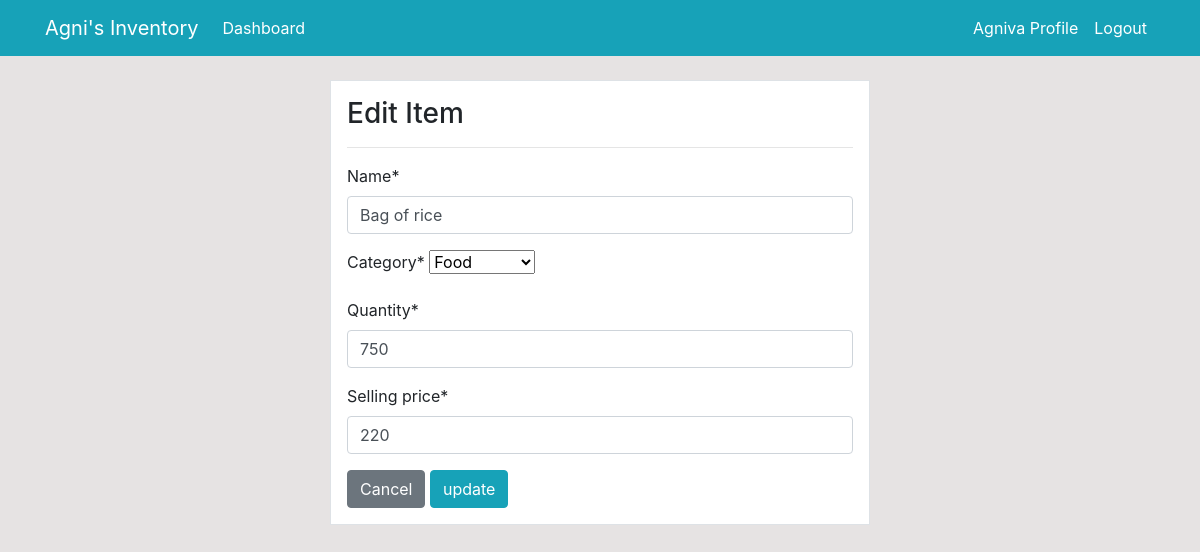
The page /product/update/2/ (signed in) on the database as committed earlier.
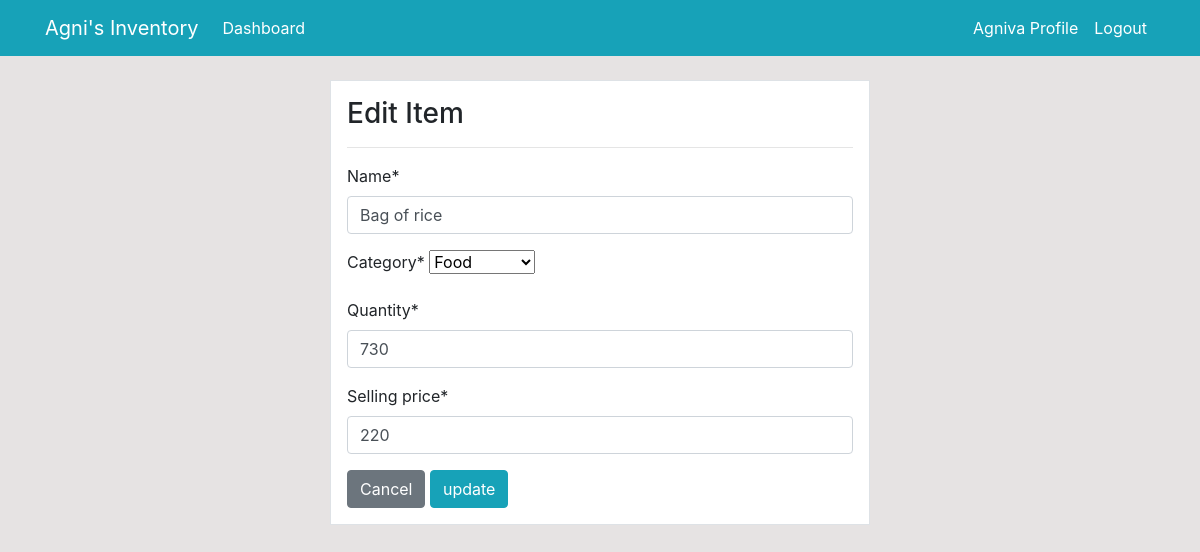
The same page on the database as committed later.
### dashboard/models.py (models this page shows, shortened)
class Product(models.Model):
    name=models.CharField(max_length=100, null=True)
    category=models.CharField(max_length=20, choices=CATEGORY, null=True)
    quantity=models.PositiveIntegerField(null=True)
    ordered_quantity=models.PositiveIntegerField(null=True, default=0)
    buying_price = models.PositiveIntegerField(null = True)
    selling_price = models.PositiveIntegerField(null = True)
    class Meta:
        verbose_name_plural='Product'

### dashboard/views.py (the view)
# urls.py: path('product/update/<int:pk>/',views.product_update, name='dashboard-product-update'),
@login_required
def product_update(request, pk):
    item=Product.objects.get(id=pk)
    if request.method=='POST':
        form=ProductEditForm(request.POST, instance=item)
        if form.is_valid():
            form.save()
            return redirect('dashboard-product')
    else:
        form=ProductEditForm(instance=item)
    context={
        'form':form
    }
    return render(request, 'dashboard/product_update.html', context)

### dashboard/forms.py
class ProductEditForm(forms.ModelForm):
    class Meta:
        model = Product
        fields = ['name','category','quantity', 'selling_price']

### templates/dashboard/product_update.html (shortened to what this page needs)
{% extends 'partials/base.html'%} {% block title %} Home Page {% endblock %} {%
    {% block content %}
    {% load crispy_forms_tags %}
    <div class="container">
      <div class="row my-4">
        <div class="col-md-6 offset-md-3 ">
          <div class="border bg-white p-3">
            <h3>Edit Item</h3>
            <hr />
            <form method="POST">
                {{ form|crispy }}
                <a class="btn btn-secondary" href="{% url 'dashboard-product' %}">Cancel</a>
              <input class="btn btn-info" type="submit" value="update" />
            </form>
          </div>
        </div>
      </div>
    </div>
    {% endblock %}

Rows that differ between the two databases and show on the page:
changed Product "Bag of rice": quantity "750" → "730"
